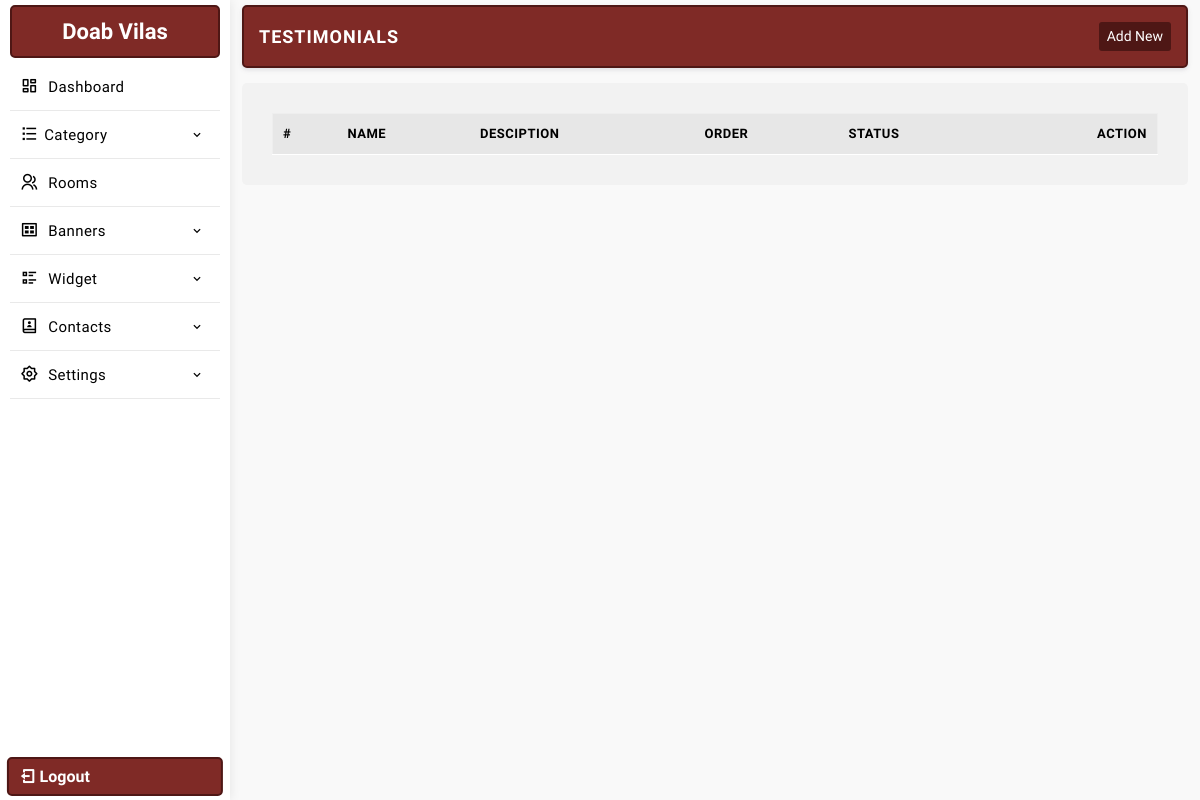
/manager/testimonials.php (signed in), run on an earlier commit of the app's database.
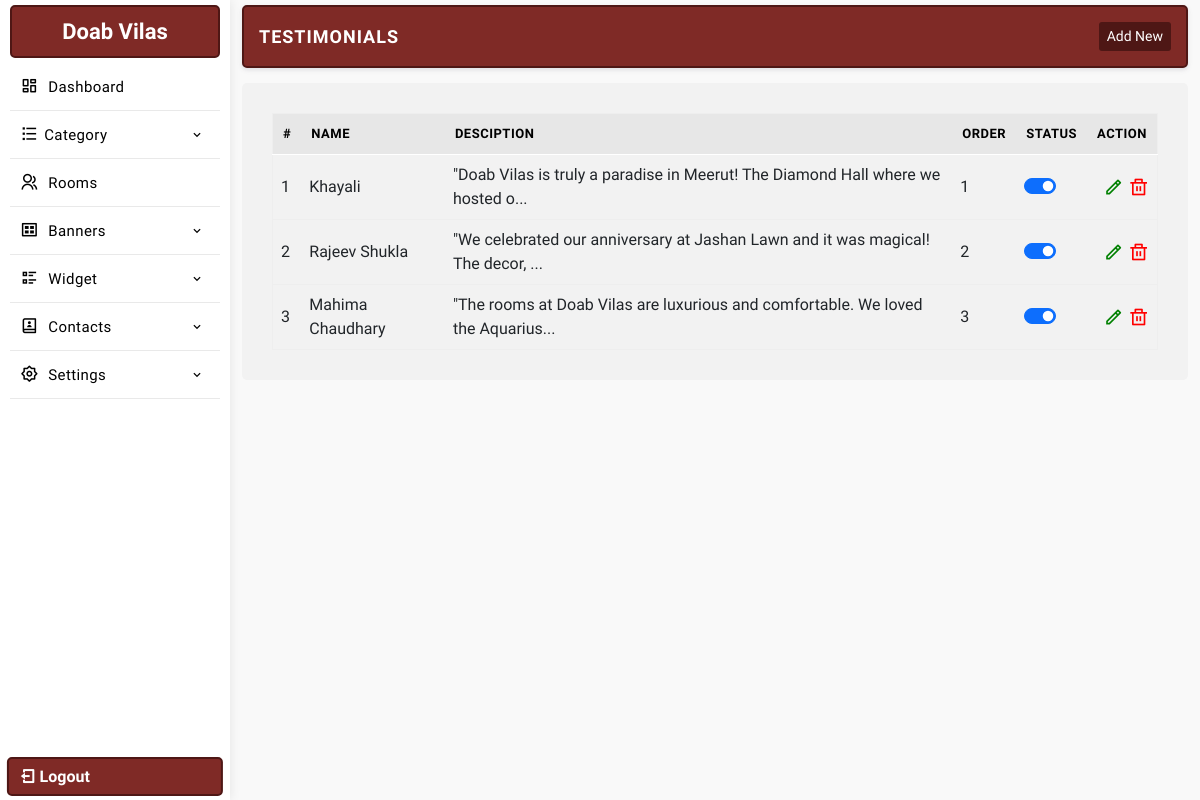
And on a later commit of the database.
### tables this page shows
CREATE TABLE `settings` (
  `id` int(11) NOT NULL,
  `web_name` varchar(255) NOT NULL,
  `email_id` varchar(255) NOT NULL,
  `alternate_email_id` varchar(255) NOT NULL,
  `contact_no` varchar(255) NOT NULL,
  `alternate_no` varchar(255) NOT NULL,
  `whatsapp_no` varchar(255) NOT NULL,
  `reception_time` varchar(255) NOT NULL DEFAULT '',
  `address` text NOT NULL,
  `youtubelink` varchar(255) NOT NULL,
  `map_iframe` longtext NOT NULL,
  `facebook` varchar(255) NOT NULL,
  `youtube` varchar(255) NOT NULL,
  `instagram` varchar(255) NOT NULL,
  `twitter` varchar(255) NOT NULL,
  `linkedin` varchar(255) NOT NULL,
  `logo` varchar(255) NOT NULL,
  `meta_title` varchar(255) NOT NULL,
  `meta_keywords` varchar(255) NOT NULL,
  `meta_desc` text NOT NULL,
  `smart_classroom_desc` text DEFAULT NULL,
  `smart_classroom_text` varchar(255) DEFAULT '1st Smart Classroom',
  `brochure_file` varchar(500) DEFAULT '',
  `footerdesc` text NOT NULL,
  `googletag` text NOT NULL,
  `headercenterline` varchar(255) NOT NULL
);

CREATE TABLE `testimonials` (
  `id` int(11) NOT NULL,
  `category` varchar(255) NOT NULL,
  `title` text NOT NULL,
  `subtitle` varchar(255) DEFAULT NULL,
  `url` text NOT NULL,
  `desc` longtext NOT NULL,
  `file` varchar(255) NOT NULL,
  `order` varchar(255) NOT NULL,
  `status` int(255) NOT NULL
);

### manager/database/db.php (called while the page is built, shortened)
<?php session_start();
$con = mysqli_connect( DB_HOST, DB_USER, DB_PASSWORD, DB_NAME);
$sqlsetting = mysqli_query($con,"SELECT * FROM `settings`");
$rwlinks = mysqli_fetch_array($sqlsetting);
$websitename = $rwlinks['web_name'];
?>

### manager/testimonials.php (the view, shortened to what this page needs)
<?php require_once 'database/db.php';
	include 'include/header.php';
	include 'include/sidebar.php';
 ?>
<section class="main-dashboard">
<div class="container-fluid">
<div class="row">
<div class="col-md-12">
	<div class="page-title">
		<div class="title">
			<h3>Testimonials</h3>
		</div>
		<div class="createbtn">
			<a href="createtestimonial.php"> Add New</a>
		</div>
	</div>
</div>
<div class="col-md-12">
	<div class="page-content">
		<table class="table table-hover" id="myTable">
			<thead>
				<tr>
					<th>#</th>
					<th>Name</th>
					<th>Desciption</th>
					<th>Order</th>
					<th>Status</th>
					<th class="text-end">Action</th>
				</tr>
			</thead>
			<tbody>
			<?php
				$sqltc  = mysqli_query($con, "SELECT * FROM testimonials ORDER BY id ASC");
				if(mysqli_num_rows($sqltc)){
					$serial = 1;
					while($rwtc = mysqli_fetch_assoc($sqltc )){
						$tcid = $rwtc['id'];
			 ?>
				<tr id='remove<?php echo $tcid; ?>'>
					<td><?php echo $serial; ?></td>
					<td><?=$rwtc['title'];?></td>
					<td><?=substr($rwtc['desc'], 0, 80)."...";?></td>
					<td><?=$rwtc['order'];?></td>
					<td>
						<div class="form-check form-switch">
							<?php $checked = $rwtc['status']==1 ? "checked" : ""; ?>
						  <input class="form-check-input" type="checkbox" data-table="testimonials" ide="<?=$rwtc['id'];?>" <?=$checked;?>>
						</div>
					</td>
					<td class="text-end">
						<a href="updatetestimonial.php?id=<?=$tcid;?>" class="editbtn ri-pencil-line" ></a>
						<a href="javascript:"  ide="<?=$tcid; ?>" class='delbtn ri-delete-bin-line' ></a>
					</td>
				</tr>
		<?php $serial++; }} ?>
			</tbody>
		</table>
	</div>
</div>
</div>
</div>
</section>
<?php
	include "include/footer.php";
?>

### manager/include/header.php (shortened to what this page needs)
<!DOCTYPE html>
<html lang="en">
<head>
<link href='https://unpkg.com/boxicons@2.1.2/css/boxicons.min.css' rel='stylesheet'>
<link rel="stylesheet" href="https://cdnjs.cloudflare.com/ajax/libs/font-awesome/6.1.1/css/all.min.css" >
<link rel="stylesheet" href="https://cdn.jsdelivr.net/npm/pixeden-stroke-7-icon@1.2.3/pe-icon-7-stroke/dist/pe-icon-7-stroke.min.css">
<link href="bootstrap-datepicker/css/bootstrap-datepicker.css" rel="stylesheet" />
<link href="https://cdn.jsdelivr.net/npm/remixicon@4.2.0/fonts/remixicon.css" rel="stylesheet"/>
<link rel="stylesheet" href="css/datatables.min.css">
<link rel="stylesheet" href="css/bootstrap.min.css">
<link rel="stylesheet" href="css/style.css">
<link rel="stylesheet" href="css/responsive-style.css">
</head>
<body>

### manager/include/sidebar.php (shortened to what this page needs)
<aside class="sidebar-menu-dashboard">
<div class="logo-n-toggle">
	<a href="dashboard.php"><?=$websitename;?></a>
</div>
<nav class="menu">
<ul class="aside-menu">
<li class="menu-item ">
	<a href="dashboard.php" class="menu-link">
	<span class="link-text"><i class="ri-dashboard-line"></i> Dashboard</span>
	</a>
</li>
<li class="menu-item has-submenu">
	<a href="javascript:" class="menu-link" id="parent-menu">
	<span class="link-text"><i class="ri-list-check"></i>Category</span>
	<i class='bx bx-chevron-down'></i>
	</a>
</li>
<li class="menu-item ">
	<a href="rooms.php" class="menu-link">
	<span class="link-text"><i class="ri-group-line"></i> Rooms</span>
	</a>
</li>
<li class="menu-item has-submenu">
<a href="javascript:" class="menu-link orders" id="parent-menu">
<span class="link-text"><i class="ri-gallery-view"></i> Banners</span>
<i class='bx bx-chevron-down'></i>
</a>
</li>
<li class="menu-item has-submenu">
<a href="javascript:" class="menu-link" id="parent-menu">
<div>
<span class="link-text"><i class="ri-list-check-2"></i> Widget</span>
</div>
<i class='bx bx-chevron-down'></i>
</a>
</li>
<li class="menu-item has-submenu">
<a href="javascript:" class="menu-link orders" id="parent-menu">
<div>
<span class="link-text"><i class="ri-contacts-book-2-line"></i> Contacts</span>
</div>
<i class='bx bx-chevron-down'></i>
</a>
</li>
<li class="menu-item has-submenu">
<a href="javascript:" class="menu-link orders" id="parent-menu">
<div>
<span class="link-text"><i class="ri-settings-2-line"></i> Settings</span>
</div>
<i class='bx bx-chevron-down'></i>
</a>
</li>
</ul>
</nav>
<a href="logout.php" class="logout-fixed"><i class="ri-logout-box-line"></i> Logout</a>
</aside>

### manager/include/footer.php (shortened to what this page needs)
</body>
</html>

### manager/css/style.css (style rules this page uses)
* { margin: 0; padding: 0; box-sizing: border-box; font-family: "Public Sans", sans-serif; }
:root { --text1-color: #a7a7a7; --primary-color: #7F2A26; --secondary-color: #4e1715; }
table { margin: 0 !important;border: 1px solid #eee !important; }
table thead { background: #e7e7e7;border-bottom: 1px solid #fff;color: #fff; }
table thead tr th { font-weight: 600 !important;font-size: 13px;border-bottom: 0 !important;padding: 10px !important;color: #000;text-transform: uppercase;letter-spacing: .5px; }
tr td { vertical-align: middle; }
p,h1,h2,h3,h4,h5,h6 { margin: 0; }
a { text-decoration: none; color: #000; }
ul { list-style: none; padding: 0; margin: 0; }
.addimage, .editbtn,.delbtn { font-size: 20px; }
.editbtn { color: green; }
.delbtn { color: red; }
aside { width: 230px; height: 100vh; transition: all .4s linear; float: left; box-shadow: 1px 0 10px rgb(0 0 0 / 8%); position: relative; padding: 5px 10px; }
.logo-n-toggle { display: flex; justify-content: center; align-items: center; padding: 8px 10px; border: 2px solid var(--secondary-color); border-radius: 5px; background: var(--primary-color); }
.logo-n-toggle a { display: block; transition: display .4s linear; color: #fff; text-align: center; font-weight: 800; font-size: 22px; }
.logo-n-toggle a:before, .logo-n-toggle a:after { width: 12px; height: 12px; display: inline-block; border: 4px solid var(--primary-color); border-radius: 50%; margin: 0 5px; }
.logout-fixed { position: absolute; bottom: 4px; left: 50%; padding: 5px 10px; width: 94%; color: #fff; margin: auto; transform: translateX(-50%); border-radius: 5px; border: 2px solid var(--secondary-color); font-weight: 600; background: var(--primary-color); transition: .3s linear; }
.page-title { padding: 15px; border-radius: 5px; border: 2px solid var(--secondary-color); display: flex; align-items: center; justify-content: space-between; margin-bottom: 15px; box-shadow: 0 .125rem .25rem rgba(165,163,174,.3); background: #fff; background: var(--primary-color); }
.page-title .title h3 { font-size: 18px; color: #fff; text-transform: uppercase; font-weight: 700; letter-spacing: 1px; }
.page-title .createbtn { display: flex; align-items: center; gap: 10px; }
.page-title .createbtn a { font-size: 14px; display: flex; align-items: center; justify-content: center; border-radius: 3px; padding: 4px 8px; font-weight: 500; background: var(--secondary-color); color: #fff; transition: .3s ease; }
.page-content { background: #fff;padding: 30px;border-radius: 5px;background: #f2f2f2; }
aside .menu { height: 88%; overflow: auto; padding: 5px 0; }
.aside-menu .menu-item { transition: all .2s linear; position: relative; }
.aside-menu .menu-item > .menu-link { text-decoration: none; display: block; padding: 10px 10px; display: flex; justify-content: space-between; align-items: center; white-space: nowrap; border-bottom: 1px solid #e9e9e9; }
.aside-menu .menu-item > .menu-link i { color: #000; font-size: 18px; margin-right: 5px; display: inline-block; }
.aside-menu .menu-item > .menu-link .bx-chevron-down, .aside-menu .menu-item > .menu-link .link-text { transition: all .2s linear; color: #000; font-size: 15px; letter-spacing: 0.4px; font-weight: 400; }
.aside-menu .menu-item > .menu-link span::after { content: ""; font-family: FontAwesome; }
section.main-dashboard { float: left; width: calc(100% - 230px); transition: all .4s linear; overflow: auto; height: 100vh; padding: 5px 0; background: #f9f9f9; }

What changed in the data, as far as the page shows it:
added testimonials: title "Khayali", desc "\"Doab Vilas is truly a paradise in Meerut! The Diamond Hall where we hosted o", order "1"
added testimonials: title "Rajeev Shukla", desc "\"We celebrated our anniversary at Jashan Lawn and it was magical! The decor,", order "2"
added testimonials: title "Mahima Chaudhary", desc "\"The rooms at Doab Vilas are luxurious and comfortable. We loved the Aquarius", order "3"
